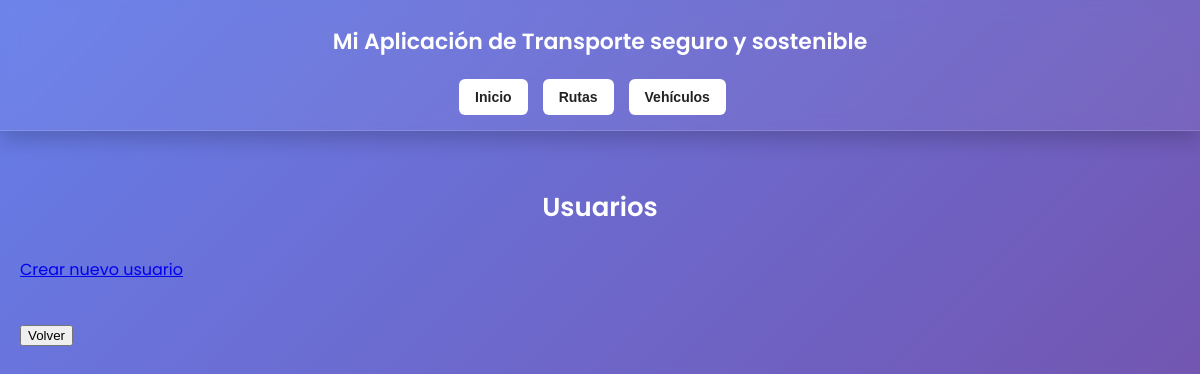
The app's page /usuarios/, older data.
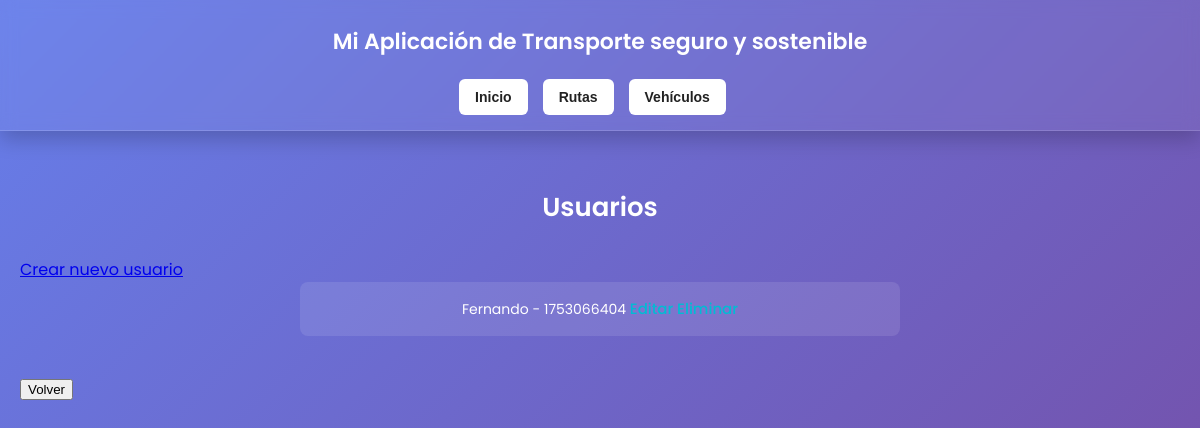
The same page, newer data.
### DevChApp/models.py (models this page shows, shortened)
class Usuario(AbstractBaseUser, PermissionsMixin):
    nombre = models.CharField(max_length=100)
    cedula = models.CharField(
        max_length=10,
        unique=True,
        validators=[RegexValidator(regex=r'^\d{10}$', message='La cédula debe tener 10 dígitos numéricos.')]
    )
    correo = models.EmailField(unique=True)
    verificado = models.BooleanField(default=False)
    codigo_verificacion = models.CharField(max_length=6, blank=True, null=True)
    is_active = models.BooleanField(default=True)
    is_staff = models.BooleanField(default=False)  # necesario para admin
    objects = UsuarioManager()
    USERNAME_FIELD = 'correo'
    REQUIRED_FIELDS = ['nombre', 'cedula']

### DevChApp/views.py (the view)
# urls.py: path('usuarios/', views.usuario_list, name='usuario_list'),
def usuario_list(request):
    usuarios = Usuario.objects.all()
    return render(request, 'usuario/list.html', {'usuarios': usuarios})

### DevChApp/templates/usuario/list.html (shortened to what this page needs)
{% extends "base.html" %}
{% load static %}
{% block content %}
<h1>Usuarios</h1>
<a href="{% url 'usuario_create' %}">Crear nuevo usuario</a>
<ul>
  {% for usuario in usuarios %}
    <li>{{ usuario.nombre }} - {{ usuario.cedula }}
        <a href="{% url 'usuario_update' usuario.id %}">Editar</a>
        <a href="{% url 'usuario_delete' usuario.id %}">Eliminar</a>
    </li>
  {% endfor %}
</ul>
<button onclick="window.location.href='{% url 'index' %}'">Volver</button>
{% endblock content %}

Row changes from the older to the newer data that the page shows:
added Usuario: nombre "Fernando", cedula "1753066404"
